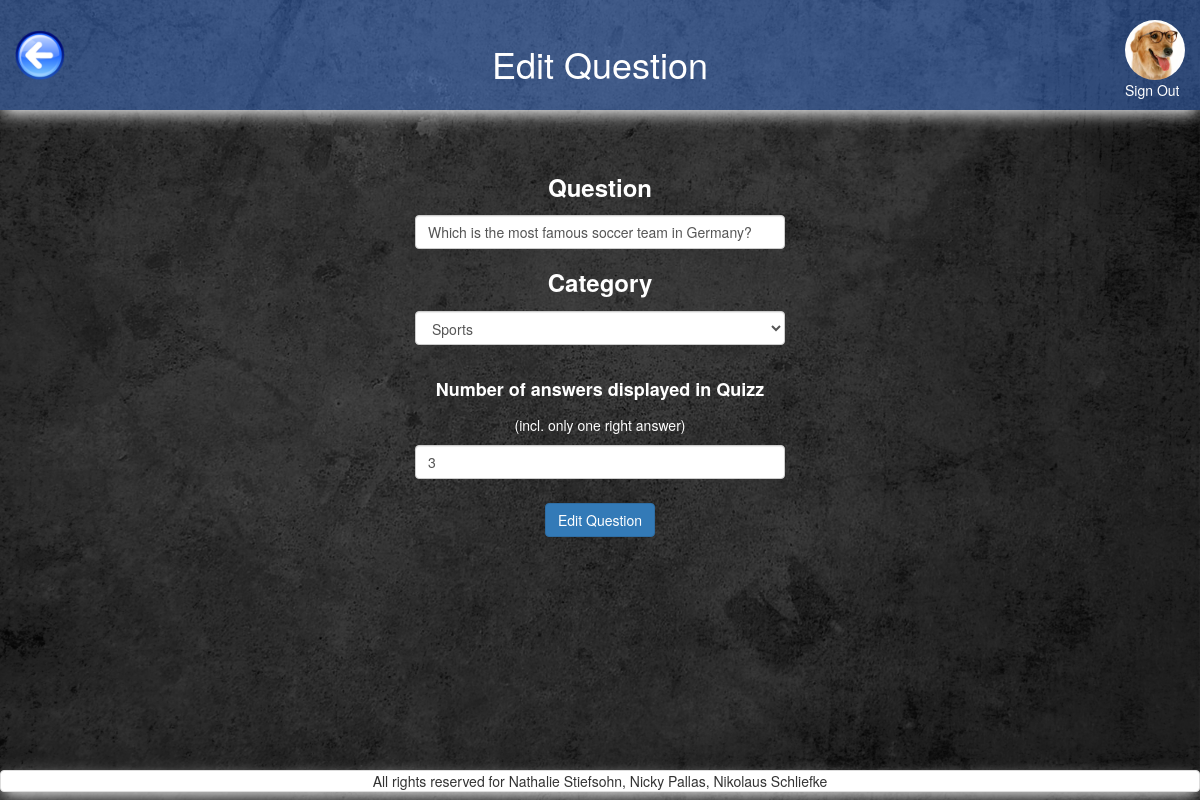
The page /change_question.php?question_selected=24 (signed in) on the database its author committed.
### tables this page shows
CREATE TABLE `users` (
  `id` int(11) NOT NULL,
  `FK_avatars` int(11) NOT NULL,
  `FK_classes` int(11) NOT NULL DEFAULT '1',
  `email` varchar(255) NOT NULL,
  `password` varchar(255) NOT NULL,
  `first_name` varchar(255) NOT NULL,
  `family_name` varchar(255) NOT NULL,
  `date_of_birth` date NOT NULL DEFAULT '1993-07-30'
);

CREATE TABLE `avatars` (
  `id` int(11) NOT NULL,
  `location` varchar(255) NOT NULL
);

CREATE TABLE `questions` (
  `id` int(11) NOT NULL,
  `question` varchar(200) NOT NULL,
  `FK_categories` int(11) NOT NULL,
  `id_string` varchar(255) DEFAULT NULL,
  `answers_displayed` int(11) NOT NULL DEFAULT '4'
);

### includes/start_session_admin.php (called while the page is built, shortened)
<?php
	require_once 'dbconnect.php';
$res=mysqli_query($con, "SELECT first_name, family_name, date_of_birth, users.id AS user_id, avatars.location AS avatar, avatars.id AS avatar_id, email FROM users
 	JOIN avatars ON users.FK_avatars=avatars.id
 	WHERE users.id=".$_SESSION['user']);
	 $userRow=mysqli_fetch_array($res);
	 $user_avatar = $userRow['avatar'];
?>

### change_question.php (the view, shortened to what this page needs)
<?php
require_once('includes/start_session_admin.php');
?>
<?php
if(isset($_GET['question_selected'])){
	$question_id=$_GET['question_selected'];
	$query_get_questions = "SELECT * FROM `questions` where questions.id=".$question_id;
	$res_get_questions = mysqli_query($con, $query_get_questions);
	$row_get_questions  = mysqli_fetch_array($res_get_questions);
	$question_old = $row_get_questions['question'];
	$FK_categories_old = $row_get_questions['FK_categories'];
	$answers_displayed_old = $row_get_questions['answers_displayed'];
} else {
	header("Location: questions_of_category.php");
  	exit;
}
 ?>
<?php
	$hidden="";
?>
<!DOCTYPE html>
<html>
<head>
	<?php
require_once('includes/head_tag.php');
	?>
</head>
<body>
<div id="wrap">
  <div id="main" class="container-fluid clear-top">
	<header class="row shadow" id="header">
			<div class="col-xs-3">
				<a href="questions_of_category.php?category_selected=<?php echo $FK_categories_old; ?>">
					<img alt="back_button" src="pictures/back_button.png" id="back_button"/>
				</a>
			</div>
			<div class="col-xs-6 white text-center margin-top">
                <h1 class="heading_font">Edit Question</h1>
            </div>
        <?php
        echo'
            <div class="col-xs-3">
                <a href="logout.php?logout" class="pull-right">
                    <img class="img-circle show_avatar border" src="'.$user_avatar.'" alt="avatar" id="avatar_img"><br>
                    Sign Out
                </a>
            </div>';
        ?>
	</header>
	<div class="row">
		<main class="col-xs-12">
			<section class="row">
				<?php
				require 'includes/alert_box.php';
				?>
			<form method="POST" <?php echo $hidden; ?>>
			<div class="col-xs-12 col-sm-4 col-sm-offset-4 text-center">
				<h3><label class="white">Question</label></h3>
					<input type="text" name="question" id="question" class="form-control" required maxlength="200" value="<?php echo $question_old ; ?>">
			</div>
			<div class="col-xs-12 col-sm-4 col-sm-offset-4 text-center">
				<h3><label class="white">Category</label></h3>
				<select class="form-control" id="category" name="category">
				          <?php
				            $res_question=mysqli_query($con, "SELECT * FROM categories where id!=0 order by category ASC");
				              while($categoryRow=mysqli_fetch_array($res_question)){
				                $category = $categoryRow['category'];
				                $category_id = $categoryRow['id'];
				               		if ($category_id==$FK_categories_old) {
				                    	echo "<option value='".$category_id."' selected='selected
				                    	'>".$category."</option>";
				                    } else {
				                    	echo "<option value='".$category_id."'>".$category."</option>";
				                    }
				              }
				            ?>
				  </select>
			</div>
			<div class="col-xs-12 col-sm-4 col-sm-offset-4 text-center margin-top">
				<h4><label class="white">Number of answers displayed in Quizz</label></h4>
				<p class="white">(incl. only one right answer)</p>
				<input type="number" id="display" name="display" class="form-control" required min="2" value="<?php echo $answers_displayed_old ; ?>">
			</div>
			<div class="col-xs-12 text-center margin-top">
				<button type="submit" name="btn-submit" class="btn btn-primary">Edit Question</button>
			</div>
			</form>
			</section>
		</main>
	</div>
  </div>
</div>
	<?php
require_once('includes/footer.php');
	?>
</body>
</html>

### css/style.css (style rules this page uses)
header h1 { position: relative; }
#avatar_img { margin-top:20px; height: 60px; }
#back_button { margin-top:30px; height: 50px; }
#header { background-color: rgba(77,141,255,0.4); height: 110px; }
#header a:link { color: white; }
body { content: ""; background: url("../pictures/grey_background.jpg"); background-size: 100% 100%; background-repeat: repeat; top: 0; left: 0; bottom: 0; right: 0; position: absolute; z-index: -1; }
.shadow { -webkit-box-shadow: 0px 6px 16px -3px rgba(255,255,255,1); -moz-box-shadow: 0px 6px 16px -3px rgba(255,255,255,1); box-shadow: 0px 6px 16px -3px rgba(255,255,255,1); }
.margin-top { margin-top: 2%; }
.white { color: white; }

### includes/head_tag.php (style rules this page uses)
html, body { height: 100%; }
#wrap { min-height: 100%; }
#main { overflow:auto; padding-bottom:50px; }

### rows shown on the page
users: FK_avatars.location (picture)
questions: question "Which is the most famous soccer team in Germany?", display "3"

### other values the page prints
form field category "Sports"
